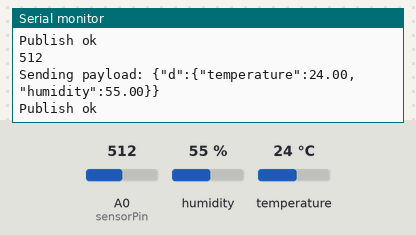
The sketch below on a simulated ESP8266 (NodeMCU). On the bench: the last lines printed to the serial monitor. The test bench sets the inputs (shaded band); at power-on: humidity 55 %, A0 (sensorPin) = 512, temperature 24 °C. WiFi joins after 1.5 s; servers stay silent unless stated; no MQTT or app messages arrive unless stated.

Above: at 2.7 s.
2.8 s: humidity set to 22 %
At 3.0 s:
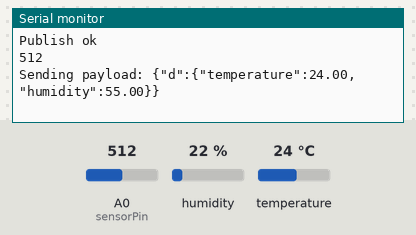
4.3 s: A0 (sensorPin) set to 716
At 4.35 s:
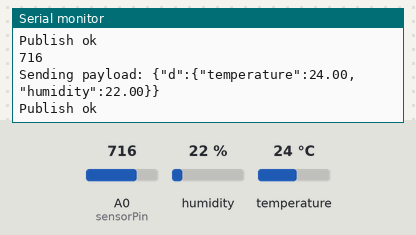
5.8 s: temperature set to 12 °C
At 6.4 s:
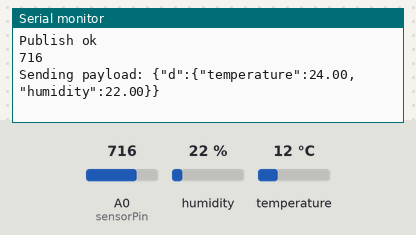
7.3 s: A0 (sensorPin) set to 900
At 8.15 s:
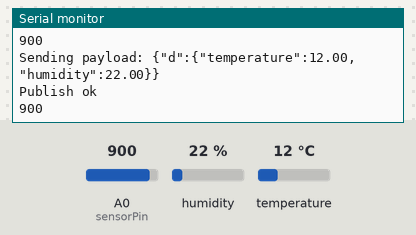
8.8 s: humidity set to 40 %
At 9.79 s:
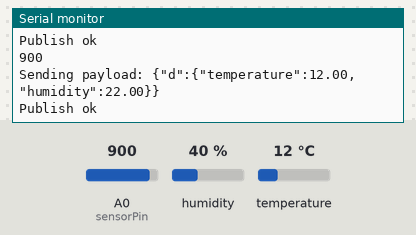
Timing chart, 0 to 11.3 s (numbered marks = the images above; inputs shaded):
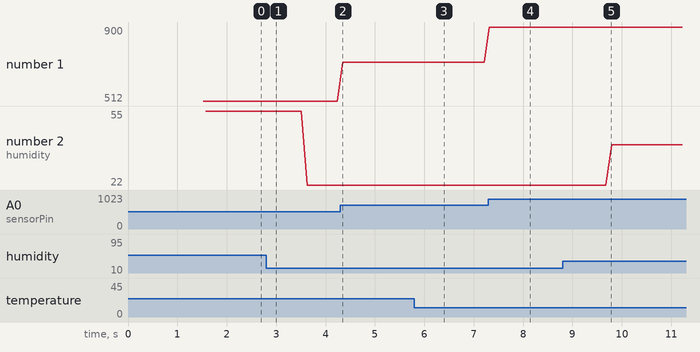

Measured:
- after the input at 4.3 s, the serial monitor: prints a new line at once (image 2)
- after the input at 7.3 s, the serial monitor: prints a new line at once (image 4)
- plotted number 1: 512 → 716 after the input at 4.3 s, 716 → 900 after the input at 7.3 s
- plotted number 2: 55 → 22 after the input at 2.8 s, 22 → 40 after the input at 8.8 s

The sketch:

SmartWeatherMonitor.ino
```cpp
#include <ESP8266WiFi.h>
#include <PubSubClient.h>

//-------- Customise these values -----------
const char* ssid = "YOU1";
const char* password = "sbvizag20191";
//String command;
#include "DHT.h"
#define DHTPIN D2    // what pin we're connected to
#define DHTTYPE DHT11   // define type of sensor DHT 11
DHT dht (DHTPIN, DHTTYPE);

#define ORG "08r9xg"
#define DEVICE_TYPE "dee"
#define DEVICE_ID "dee27"
#define TOKEN "dee271298"
//-------- Customise the above values --------

char server[] = ORG ".messaging.internetofthings.ibmcloud.com";
char topic[] = "iot-2/evt/Data/fmt/json";
char authMethod[] = "use-token-auth";
char token[] = TOKEN;
char clientId[] = "d:" ORG ":" DEVICE_TYPE ":" DEVICE_ID;

WiFiClient wifiClient;
PubSubClient client(server, 1883,wifiClient);
int sensorPin=A0;
int sensorValue=0;

void setup() {
 Serial.begin(115200);
 Serial.println();
 dht.begin();
 Serial.print("Connecting to ");
 Serial.print(ssid);
 WiFi.begin(ssid, password);
 while (WiFi.status() != WL_CONNECTED) {
 delay(500);
 Serial.print(".");
 }
 Serial.println("");

 Serial.print("WiFi connected, IP address: ");
 Serial.println(WiFi.localIP());
}

void loop() {
float h = dht.readHumidity();
float t = dht.readTemperature();
int sensorValue=analogRead(A0);
Serial.println(sensorValue);
if (isnan(h) || isnan(t))
{
Serial.println("Failed to read from DHT sensor!");
delay(5000);
return;
}
PublishData(t,h);
 if (!client.loop()) {
    mqttConnect();
  }
delay(100);
}
void mqttConnect() {
  if (!client.connected()) {
    Serial.print("Reconnecting MQTT client to "); Serial.println(server);
    while (!client.connect(clientId, authMethod, token)) {
      Serial.print(".");
      delay(500);
    }
    initManagedDevice();
    Serial.println();
  }
}
void initManagedDevice() {
  if (client.subscribe(topic)) {
    Serial.println("subscribe to cmd OK");
  } else {
    Serial.println("subscribe to cmd FAILED");
  }
}

void PublishData(float temp, float humid){
 if (!!!client.connected()) {
 Serial.print("Reconnecting client to ");
 Serial.println(server);
 while (!!!client.connect(clientId, authMethod, token)) {
 Serial.print(".");
 delay(500);
 }
 Serial.println();
 }
  String payload = "{\"d\":{\"temperature\":";
  payload += temp;
  payload+="," "\"humidity\":";
  payload += humid;
  payload += "}}";
 Serial.print("Sending payload: ");
 Serial.println(payload);

 if (client.publish(topic, (char*) payload.c_str())) {
 Serial.println("Publish ok");
 } else {
 Serial.println("Publish failed");
 }
}
```
